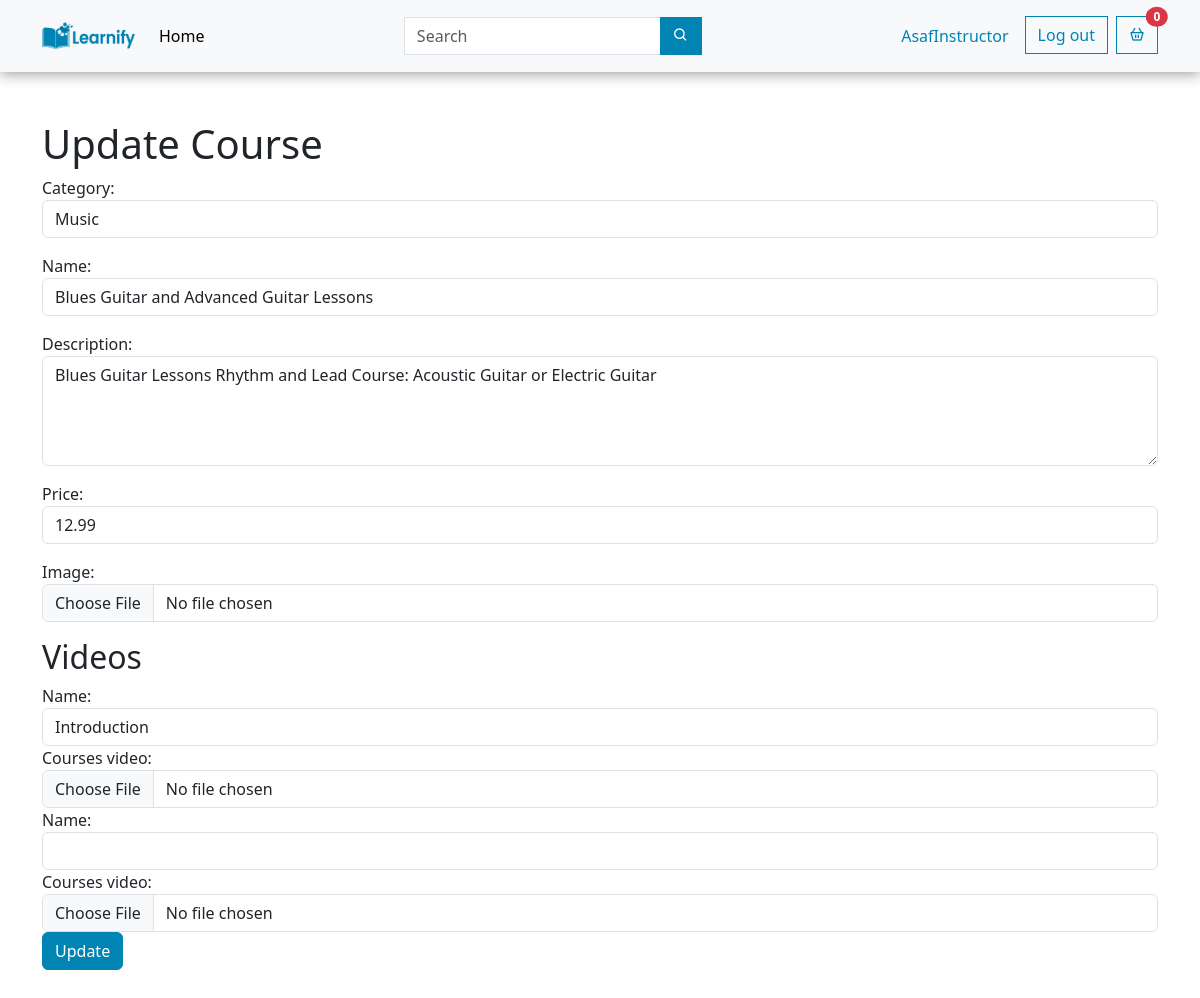
/courses/course/13/update/ (signed in), run on an earlier commit of the app's database.
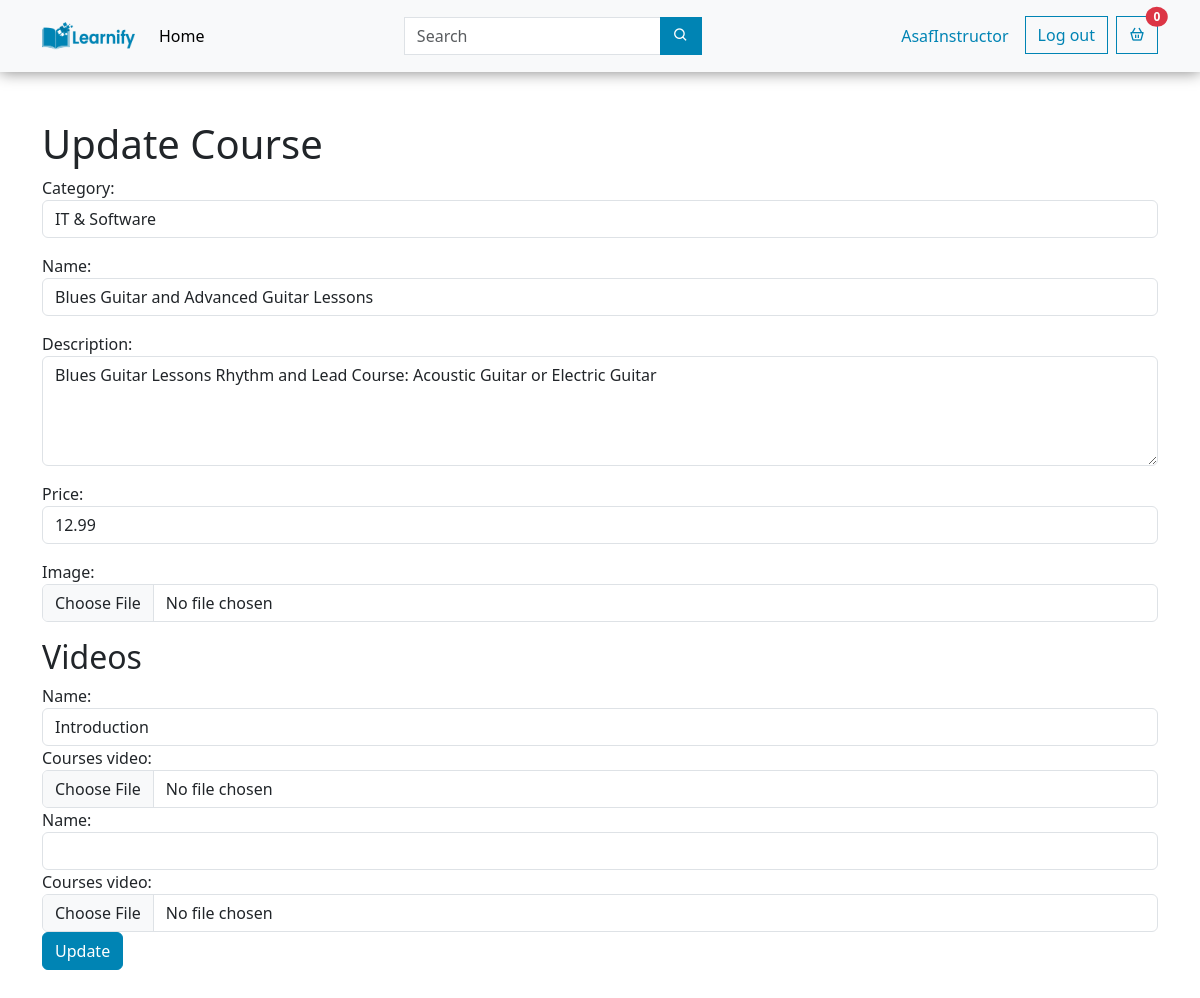
And on a later commit of the database.
### courses/models.py (models this page shows, shortened)
class Course(models.Model):
    instructor = models.ForeignKey(User, on_delete=models.CASCADE)
    category = models.ForeignKey(Category, on_delete=models.CASCADE, blank=True, null=True)
    name = models.CharField(max_length=255)
    description = models.TextField()
    price = models.FloatField(default=0.0)
    image = models.ImageField(null=True, blank=True, default='noimage.jpg', upload_to="courses/")
    created_at = models.DateTimeField(auto_now_add=True)

### courses/views.py (the view)
# urls.py: path('course/<int:pk>/update/', views.update_course, name='update_course'),
@login_required
def update_course(request, pk):
    course = get_object_or_404(Course, pk=pk)
    if request.method == 'POST':
        course_form = CourseForm(request.POST, request.FILES, instance=course)
        video_formset = VideoFormSet(request.POST, request.FILES, instance=course)
        if course_form.is_valid() and video_formset.is_valid():
            course_form.save()
            video_formset.save()
            messages.success(request, "Course updated successfuly")
            return redirect('course_detail', course_id=course.pk)
    else:
        course_form = CourseForm(instance=course)
        video_formset = VideoFormSet(instance=course)
    return render(request, 'update_course.html', {
        'course_form': course_form,
        'video_formset': video_formset,
    })

### courses/forms.py
class CourseForm(forms.ModelForm):
    class Meta:
        model = Course
        fields = ['category', 'name', 'description', 'price', 'image']
        widgets = {
            'category': forms.Select(attrs={'class': 'form-control'}),
            'name': forms.TextInput(attrs={'class': 'form-control'}),
            'description': forms.Textarea(attrs={'rows': 4, 'class': 'form-control'}),
            'price': forms.NumberInput(attrs={'class': 'form-control'}),
            'image': forms.FileInput(attrs={'class': 'form-control'}),
        }

### courses/models.py (called while the page is built)
    def __str__(self):
        return self.name

### courses/templates/update_course.html (shortened to what this page needs)
{% extends "layouts/app.html" %}
{% block content %}
<div class="container my-5">
    {% if perms.courses.change_course %}
    <h1>Update Course</h1>
    <form method="post" enctype="multipart/form-data">
        <div class="form-group">
            {{ course_form.as_p }}
        </div>
        <h2>Videos</h2>
        {% for form in video_formset %}
            <div class="form-group">
                {{ form.name.label_tag }} {{ form.name }}
                {{ form.courses_video.label_tag }} {{ form.courses_video }}
            </div>
        {% endfor %}
        <button type="submit" class="btn btn-primary">Update</button>
    </form>
    {% endif %}
</div>
{% endblock %}

What changed in the data, as far as the page shows it:
changed Course "Blues Guitar Lessons Rhythm and Lead Course: Acoustic Guitar or Electric Guitar": category "Music" → "IT & Software"
